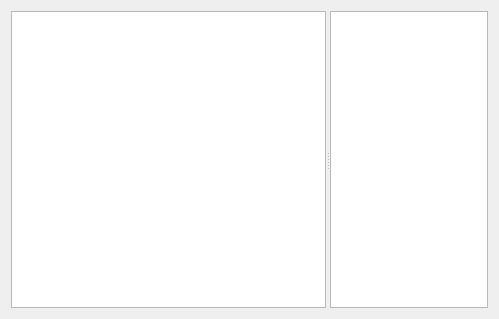
<?xml version="1.0" encoding="UTF-8"?>
<ui version="4.0">
 <class>TestingWidget</class>
 <widget class="QWidget" name="TestingWidget">
  <property name="geometry">
   <rect>
    <x>0</x>
    <y>0</y>
    <width>499</width>
    <height>319</height>
   </rect>
  </property>
  <property name="windowTitle">
   <string>Testing</string>
  </property>
  <layout class="QHBoxLayout" name="horizontalLayout">
   <item>
    <widget class="QSplitter" name="splitter">
     <property name="orientation">
      <enum>Qt::Horizontal</enum>
     </property>
     <widget class="QTreeView" name="treeView">
      <property name="sizePolicy">
       <sizepolicy hsizetype="Expanding" vsizetype="Expanding">
        <horstretch>2</horstretch>
        <verstretch>0</verstretch>
       </sizepolicy>
      </property>
     </widget>
     <widget class="QListView" name="listView">
      <property name="sizePolicy">
       <sizepolicy hsizetype="Ignored" vsizetype="Expanding">
        <horstretch>1</horstretch>
        <verstretch>0</verstretch>
       </sizepolicy>
      </property>
     </widget>
    </widget>
   </item>
  </layout>
 </widget>
 <resources/>
 <connections/>
</ui>
